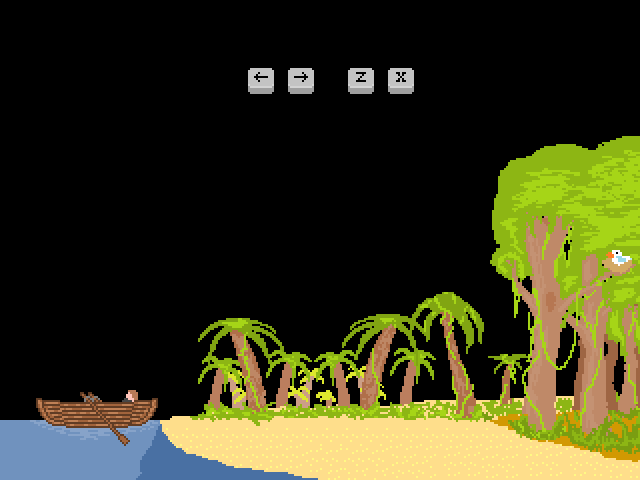

The image is a tile-based game level rendered from a .tmx file. Its description and source (layers, tilesets, objects; grid data summarised) follow:
An orthogonal 32x24 tile map with 20x20 px tiles, 3 tile layers (background, walls, foreground), 2 tilesets and 1 object (Spawn).

<map version="1.0" orientation="orthogonal" width="32" height="24" tilewidth="20" tileheight="20">
 <properties>
  <property name="background" value="SKY" />
  <property name="rightPortal" value="resources/level1.tmx" />
 </properties>
 <tileset firstgid="1" name="beach_bg" tilewidth="20" tileheight="20">
  <image source="beach_bg.png" width="640" height="360" />
 </tileset>
 <tileset firstgid="577" name="beach_fg" tilewidth="20" tileheight="20">
  <image source="beach_fg.png" width="160" height="300" />
 </tileset>
 <layer name="background" width="32" height="24">
  <data>[768 cells, 245 non-empty, 245 distinct tile ids]</data>
 </layer>
 <layer name="walls" width="32" height="24">
  <data>[768 cells, 34 non-empty, 34 distinct tile ids]</data>
 </layer>
 <objectgroup name="objects" width="32" height="24">
  <object name="Spawn" x="190" y="312" width="80" height="80" />
 </objectgroup>
 <layer name="foreground" width="32" height="24">
  <data>[768 cells, 108 non-empty, 108 distinct tile ids]</data>
 </layer>
</map>
